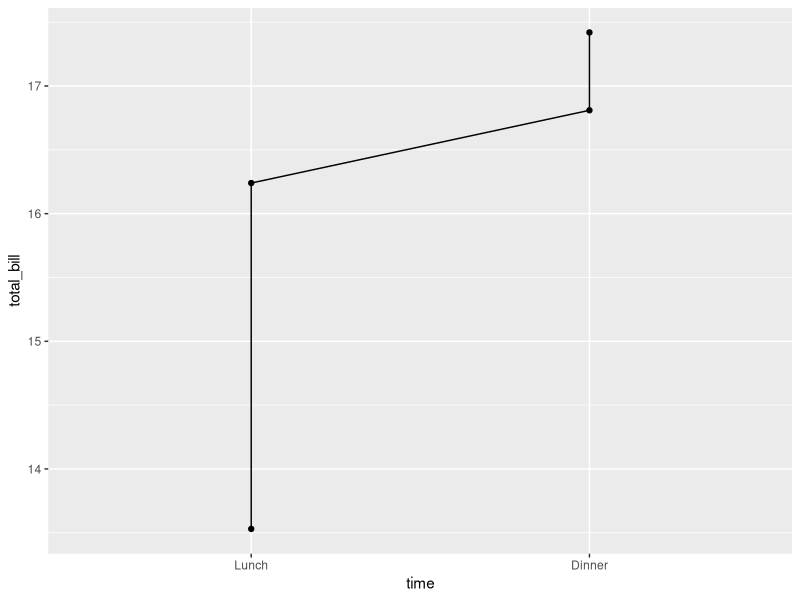

R code for this plot:
dat1 <- data.frame(
  sex = factor(c("Female","Female","Male","Male")),
  time = factor(c("Lunch","Dinner","Lunch","Dinner"), levels=c("Lunch","Dinner")),
  total_bill = c(13.53, 16.81, 16.24, 17.42)
)

# Load the ggplot2 package
library(ggplot2)
library(reshape2)

print(
ggplot(data=dat1, aes(x=time, y=total_bill, group=1)) +
  geom_line() +
  geom_point()
)